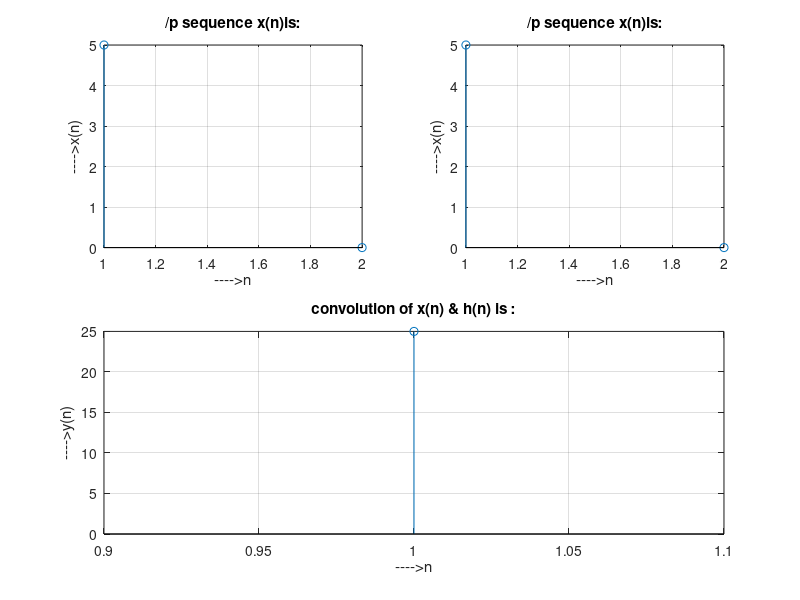

This figure's MATLAB source:
x=input('enter i/p x(n):');
m=length(x);
h=input('enter i/p h(n)');
n=length(h);
x=[x,zeros(1,n)];
h=[h,zeros(1,m)];
subplot(2,2,1);
stem(x);
title('/p sequence x(n)is:');
xlabel('---->n');
ylabel('---->x(n)');grid;
subplot(2,2,2);
stem(h);
title('/p sequence x(n)is:');
xlabel('---->n');
ylabel('---->x(n)');grid;
y=zeros(1,m+n-1);
for i=1:m
    for j=1:n
        y(i+j-1)=y(i+j-1)+x(i)*h(j);
    end
end
y
subplot(2,2,[3,4]),stem(y);
title("convolution of x(n) & h(n) is :");
xlabel('---->n');
ylabel('---->y(n)');grid;
